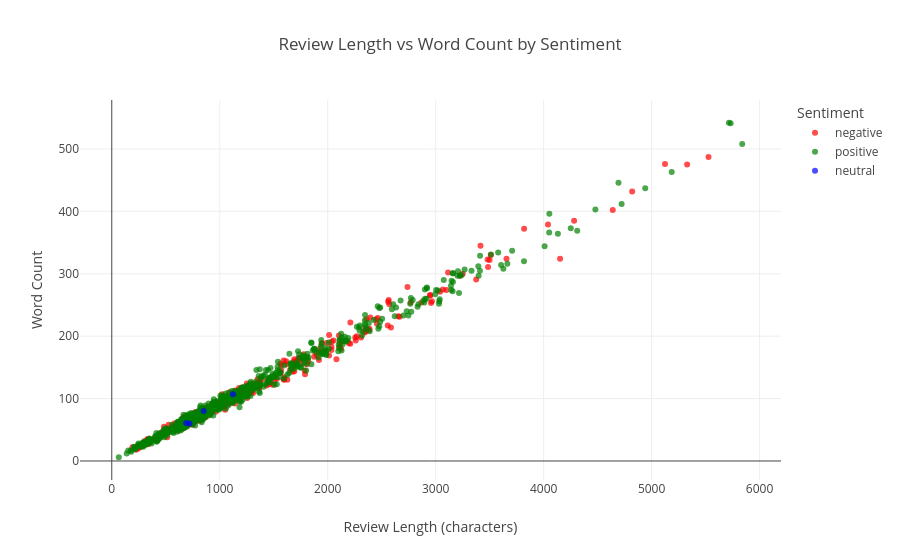

The notebook cell saved with this chart:
### Code cell
fig.update_layout(legend_title_text='Sentiment')
fig.write_html('visualizations/review_length_vs_word_count.html')
fig.show()

### Figure 1 — Plotly figure (JSON) as saved in the notebook; plotly's stock layout.template omitted (floating-point values rounded to 4 significant figures; data arrays with more than 128 entries replaced by an {"elided": "..."} marker saying what was removed)
{"data": [{"hovertemplate": "Sentiment=negative<br>Review Length (characters)=%{x}<br>Word Count=%{y}<extra></extra>", "legendgroup": "negative", "marker": {"color": "red", "opacity": 0.7, "symbol": "circle"}, "mode": "markers", "name": "negative", "orientation": "v", "showlegend": true, "type": "scatter", "x": {"elided": "345 int values"}, "xaxis": "x", "y": {"elided": "345 int values"}, "yaxis": "y"}, {"hovertemplate": "Sentiment=positive<br>Review Length (characters)=%{x}<br>Word Count=%{y}<extra></extra>", "legendgroup": "positive", "marker": {"color": "green", "opacity": 0.7, "symbol": "circle"}, "mode": "markers", "name": "positive", "orientation": "v", "showlegend": true, "type": "scatter", "x": {"elided": "651 int values"}, "xaxis": "x", "y": {"elided": "651 int values"}, "yaxis": "y"}, {"hovertemplate": "Sentiment=neutral<br>Review Length (characters)=%{x}<br>Word Count=%{y}<extra></extra>", "legendgroup": "neutral", "marker": {"color": "blue", "opacity": 0.7, "symbol": "circle"}, "mode": "markers", "name": "neutral", "orientation": "v", "showlegend": true, "type": "scatter", "x": [690, 851, 720, 1123], "xaxis": "x", "y": [61, 80, 60, 107], "yaxis": "y"}], "layout": {"legend": {"title": {"text": "Sentiment"}, "tracegroupgap": 0}, "title": {"text": "Review Length vs Word Count by Sentiment"}, "xaxis": {"anchor": "y", "domain": [0, 1], "title": {"text": "Review Length (characters)"}}, "yaxis": {"anchor": "x", "domain": [0, 1], "title": {"text": "Word Count"}}}}
